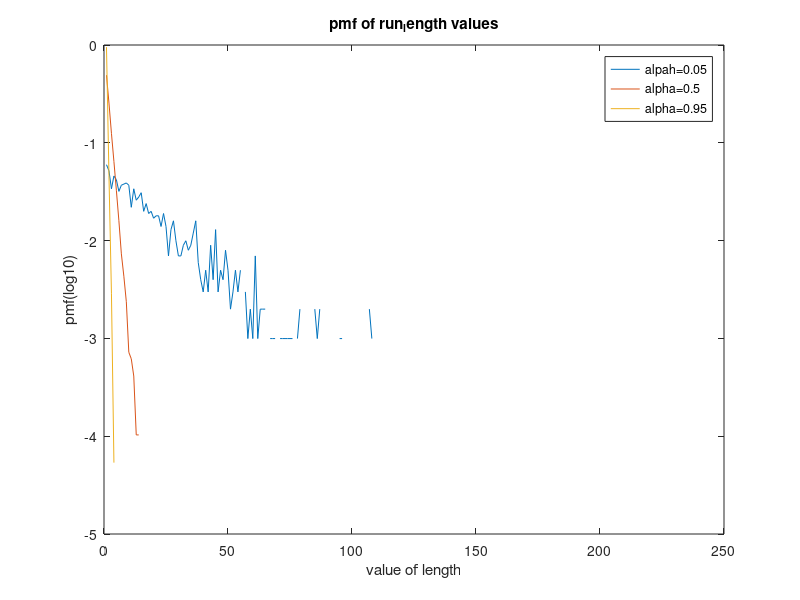
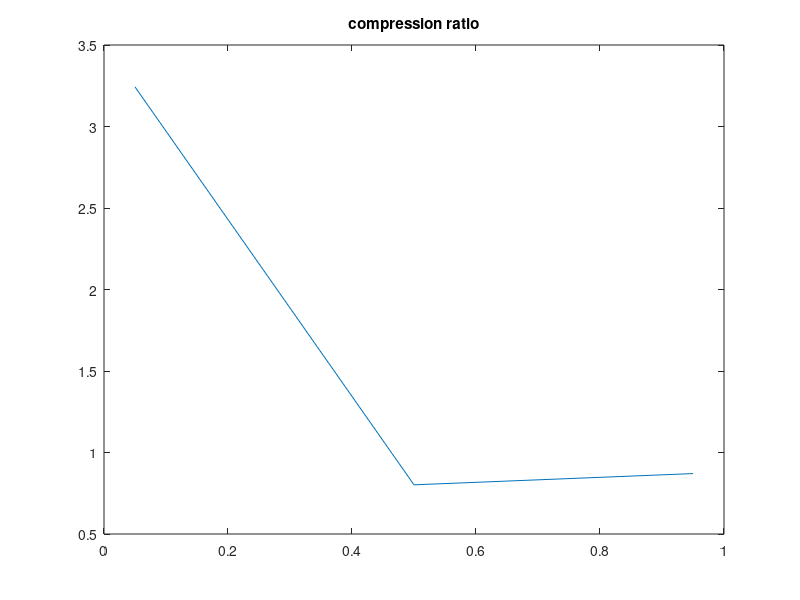

The MATLAB script that drew these images, in order:
clc;
clear all;
clc;

al = [0.05, 0.5,0.95];
N=19600;
ratio = zeros(1,3);
figure;
for k = 1:3
    a = al(k);
    x = zeros(1,N);
    
    ga = rand(x);
    if ga >0.5
        x(1) = 1;
    else
        x(1) = 0;
    end
    
    for i=2:N
        if x(i-1) == 0
            x(i) = rand() <= a;
        else
            x(i) = rand() > a;
        end
    end
    
    rv = [1];
    j=1;
    for i=2:N
        if x(i)==x(i-1)
            rv(j)= rv(j)+1;
        else
            j=j+1;
            rv = [rv, 1];
        end
    end
    
    vmax = max(rv);
    counts = zeros(1,vmax);
    for i=1:length(rv)
        counts(rv(i))= counts(rv(i))+1
    end
    plot(1:vmax,log10(counts/length(rv)));
    hold on;
    for i=1:length(counts)
        counts(i) = ceil(-log2(counts(i)/length(rv)));
    end
    leng = 0;
    for i=1:length(rv)
        leng = leng + counts(rv(i));
    end
    ratio(k) = N/leng;
end

legend('alpah=0.05','alpha=0.5','alpha=0.95');
xlabel('value of length');
ylabel('pmf(log10)');
title('pmf of run_length values');

figure;
plot(al, ratio);
title('compression ratio');
